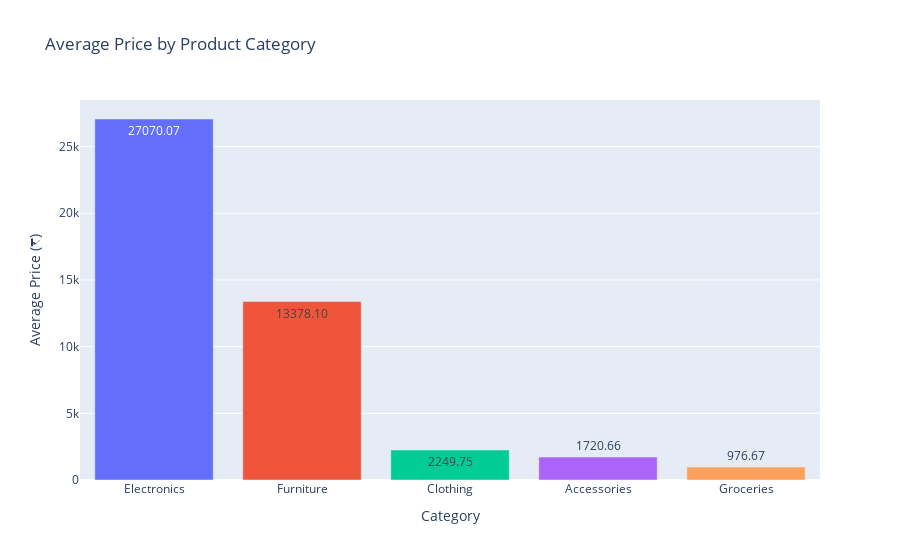

Write notebook code for a chart like this one.
### Code cell
fig = px.bar(
    avg_price_cat,
    x='ProductCategory',
    y='Price',
    text_auto='.2f',
    title='Average Price by Product Category',
    color='ProductCategory'
)
fig.update_layout(xaxis_title='Category', yaxis_title='Average Price (₹)', showlegend=False)
fig.show()

### Figure 1 — Plotly figure (JSON) as saved in the notebook; plotly's stock layout.template omitted (floating-point values rounded to 4 significant figures)
{"data": [{"hovertemplate": "ProductCategory=%{x}<br>Price=%{y}<extra></extra>", "legendgroup": "Electronics", "marker": {"color": "#636efa", "pattern": {"shape": ""}}, "name": "Electronics", "orientation": "v", "showlegend": true, "textposition": "auto", "texttemplate": "%{y:.2f}", "type": "bar", "x": ["Electronics"], "xaxis": "x", "y": [27070.0], "yaxis": "y"}, {"hovertemplate": "ProductCategory=%{x}<br>Price=%{y}<extra></extra>", "legendgroup": "Furniture", "marker": {"color": "#EF553B", "pattern": {"shape": ""}}, "name": "Furniture", "orientation": "v", "showlegend": true, "textposition": "auto", "texttemplate": "%{y:.2f}", "type": "bar", "x": ["Furniture"], "xaxis": "x", "y": [13380.0], "yaxis": "y"}, {"hovertemplate": "ProductCategory=%{x}<br>Price=%{y}<extra></extra>", "legendgroup": "Clothing", "marker": {"color": "#00cc96", "pattern": {"shape": ""}}, "name": "Clothing", "orientation": "v", "showlegend": true, "textposition": "auto", "texttemplate": "%{y:.2f}", "type": "bar", "x": ["Clothing"], "xaxis": "x", "y": [2250.0], "yaxis": "y"}, {"hovertemplate": "ProductCategory=%{x}<br>Price=%{y}<extra></extra>", "legendgroup": "Accessories", "marker": {"color": "#ab63fa", "pattern": {"shape": ""}}, "name": "Accessories", "orientation": "v", "showlegend": true, "textposition": "auto", "texttemplate": "%{y:.2f}", "type": "bar", "x": ["Accessories"], "xaxis": "x", "y": [1721.0], "yaxis": "y"}, {"hovertemplate": "ProductCategory=%{x}<br>Price=%{y}<extra></extra>", "legendgroup": "Groceries", "marker": {"color": "#FFA15A", "pattern": {"shape": ""}}, "name": "Groceries", "orientation": "v", "showlegend": true, "textposition": "auto", "texttemplate": "%{y:.2f}", "type": "bar", "x": ["Groceries"], "xaxis": "x", "y": [976.7], "yaxis": "y"}], "layout": {"barmode": "relative", "legend": {"title": {"text": "ProductCategory"}, "tracegroupgap": 0}, "showlegend": false, "title": {"text": "Average Price by Product Category"}, "xaxis": {"anchor": "y", "categoryarray": ["Electronics", "Furniture", "Clothing", "Accessories", "Groceries"], "categoryorder": "array", "domain": [0, 1], "title": {"text": "Category"}}, "yaxis": {"anchor": "x", "domain": [0, 1], "title": {"text": "Average Price (₹)"}}}}
